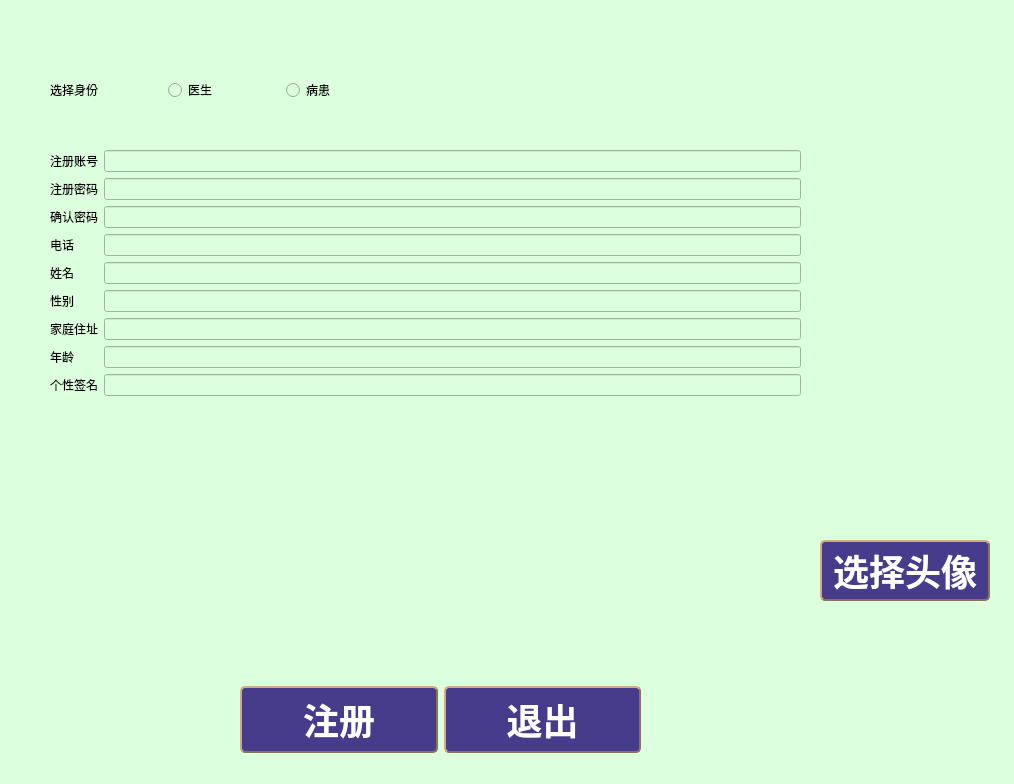
<?xml version="1.0" encoding="UTF-8"?>
<ui version="4.0">
 <class>Enroll</class>
 <widget class="QDialog" name="Enroll">
  <property name="geometry">
   <rect>
    <x>0</x>
    <y>0</y>
    <width>1014</width>
    <height>784</height>
   </rect>
  </property>
  <property name="windowTitle">
   <string>Dialog</string>
  </property>
  <property name="styleSheet">
   <string notr="true">background-color: rgb(220, 255, 221);
</string>
  </property>
  <widget class="QLabel" name="label_photo">
   <property name="geometry">
    <rect>
     <x>820</x>
     <y>343</y>
     <width>161</width>
     <height>131</height>
    </rect>
   </property>
   <property name="text">
    <string/>
   </property>
  </widget>
  <widget class="QWidget" name="formLayoutWidget">
   <property name="geometry">
    <rect>
     <x>50</x>
     <y>150</y>
     <width>751</width>
     <height>497</height>
    </rect>
   </property>
   <layout class="QFormLayout" name="formLayout">
    <item row="0" column="0">
     <widget class="QLabel" name="label">
      <property name="text">
       <string>注册账号</string>
      </property>
     </widget>
    </item>
    <item row="0" column="1">
     <widget class="QLineEdit" name="name"/>
    </item>
    <item row="1" column="0">
     <widget class="QLabel" name="label_2">
      <property name="text">
       <string>注册密码</string>
      </property>
     </widget>
    </item>
    <item row="1" column="1">
     <widget class="QLineEdit" name="password1"/>
    </item>
    <item row="2" column="0">
     <widget class="QLabel" name="label_9">
      <property name="text">
       <string>确认密码</string>
      </property>
     </widget>
    </item>
    <item row="2" column="1">
     <widget class="QLineEdit" name="password2"/>
    </item>
    <item row="3" column="0">
     <widget class="QLabel" name="label_6">
      <property name="text">
       <string>电话</string>
      </property>
     </widget>
    </item>
    <item row="3" column="1">
     <widget class="QLineEdit" name="phone"/>
    </item>
    <item row="4" column="0">
     <widget class="QLabel" name="label_8">
      <property name="text">
       <string>姓名</string>
      </property>
     </widget>
    </item>
    <item row="4" column="1">
     <widget class="QLineEdit" name="Name"/>
    </item>
    <item row="5" column="0">
     <widget class="QLabel" name="label_5">
      <property name="text">
       <string>性别</string>
      </property>
     </widget>
    </item>
    <item row="5" column="1">
     <widget class="QLineEdit" name="sex"/>
    </item>
    <item row="7" column="0">
     <widget class="QLabel" name="label_7">
      <property name="text">
       <string>家庭住址</string>
      </property>
     </widget>
    </item>
    <item row="7" column="1">
     <widget class="QLineEdit" name="address"/>
    </item>
    <item row="8" column="0">
     <widget class="QLabel" name="label_4">
      <property name="text">
       <string>年龄</string>
      </property>
     </widget>
    </item>
    <item row="8" column="1">
     <widget class="QLineEdit" name="age"/>
    </item>
    <item row="9" column="0">
     <widget class="QLabel" name="label_11">
      <property name="text">
       <string>个性签名</string>
      </property>
     </widget>
    </item>
    <item row="9" column="1">
     <widget class="QLineEdit" name="signature"/>
    </item>
   </layout>
  </widget>
  <widget class="QWidget" name="horizontalLayoutWidget">
   <property name="geometry">
    <rect>
     <x>50</x>
     <y>50</y>
     <width>348</width>
     <height>80</height>
    </rect>
   </property>
   <layout class="QHBoxLayout" name="horizontalLayout">
    <item>
     <widget class="QLabel" name="label_3">
      <property name="text">
       <string>选择身份</string>
      </property>
     </widget>
    </item>
    <item>
     <widget class="QRadioButton" name="choose1">
      <property name="text">
       <string>医生</string>
      </property>
     </widget>
    </item>
    <item>
     <widget class="QRadioButton" name="choose2">
      <property name="text">
       <string>病患</string>
      </property>
     </widget>
    </item>
   </layout>
  </widget>
  <widget class="QWidget" name="horizontalLayoutWidget_2">
   <property name="geometry">
    <rect>
     <x>240</x>
     <y>680</y>
     <width>401</width>
     <height>80</height>
    </rect>
   </property>
   <layout class="QHBoxLayout" name="horizontalLayout_2">
    <item>
     <widget class="QPushButton" name="enroll">
      <property name="styleSheet">
       <string notr="true">QPushButton
{
	background-color: #473C8B; /*背景色*/ 
	border-style: outset;
	border-width: 2px;
	border-radius:5px; /*边界圆滑*/
	border-color: #8B7355;
	font: bold 36px;
	min-width:2em;
	color:white; /*字体颜色*/
	font-family:华文新魏;
	padding: 5px;
}
 
QPushButton:hover
{
	background-color: rgb(0, 150, 0);
}
 
QPushButton:pressed
{
	background-color: #1E90FF; /*伪状态经过时背景色*/ 
	border-style: inset;
}
QPushButton:!enabled{
	background-color: rgb(100, 100, 100);
	border-style: inset;
}</string>
      </property>
      <property name="text">
       <string>注册</string>
      </property>
     </widget>
    </item>
    <item>
     <widget class="QPushButton" name="exit">
      <property name="styleSheet">
       <string notr="true">QPushButton
{
	background-color: #473C8B; /*背景色*/ 
	border-style: outset;
	border-width: 2px;
	border-radius:5px; /*边界圆滑*/
	border-color: #8B7355;
	font: bold 36px;
	min-width:2em;
	color:white; /*字体颜色*/
	font-family:华文新魏;
	padding: 5px;
}
 
QPushButton:hover
{
	background-color: rgb(0, 150, 0);
}
 
QPushButton:pressed
{
	background-color: #1E90FF; /*伪状态经过时背景色*/ 
	border-style: inset;
}
QPushButton:!enabled{
	background-color: rgb(100, 100, 100);
	border-style: inset;
}</string>
      </property>
      <property name="text">
       <string>退出</string>
      </property>
     </widget>
    </item>
   </layout>
  </widget>
  <widget class="QLabel" name="label_12">
   <property name="geometry">
    <rect>
     <x>830</x>
     <y>260</y>
     <width>141</width>
     <height>41</height>
    </rect>
   </property>
   <property name="text">
    <string/>
   </property>
  </widget>
  <widget class="QPushButton" name="choose">
   <property name="geometry">
    <rect>
     <x>820</x>
     <y>540</y>
     <width>170</width>
     <height>61</height>
    </rect>
   </property>
   <property name="styleSheet">
    <string notr="true">QPushButton
{
	background-color: #473C8B; /*背景色*/ 
	border-style: outset;
	border-width: 2px;
	border-radius:5px; /*边界圆滑*/
	border-color: #8B7355;
	font: bold 36px;
	min-width:2em;
	color:white; /*字体颜色*/
	font-family:华文新魏;
	padding: 5px;
}
 
QPushButton:hover
{
	background-color: rgb(0, 150, 0);
}
 
QPushButton:pressed
{
	background-color: #1E90FF; /*伪状态经过时背景色*/ 
	border-style: inset;
}
QPushButton:!enabled{
	background-color: rgb(100, 100, 100);
	border-style: inset;
}</string>
   </property>
   <property name="text">
    <string>选择头像</string>
   </property>
  </widget>
 </widget>
 <resources/>
 <connections/>
</ui>
